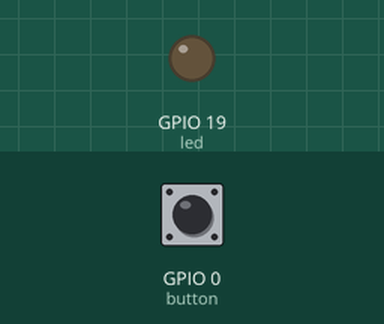
Bench run of a program on a simulated ESP32 board running MicroPython. On the bench: output pins drawn as LEDs (lit = HIGH). Inputs (shaded band) come from the test bench; at power-on: GPIO 0 (button) HIGH. WiFi joins after 1.5 s; no MQTT or app messages arrive unless stated; values from a settings file that is not in the repository are placeholders; what the program prints to the serial console is not drawn.

Above: at 3.3 s.
3.4 s: GPIO 0 (button) pulled LOW for 0.15 s
At 4.4 s:
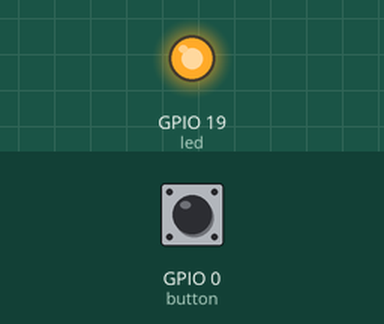
5.0 s: GPIO 0 (button) pulled LOW for 1 s
At 5.6 s:
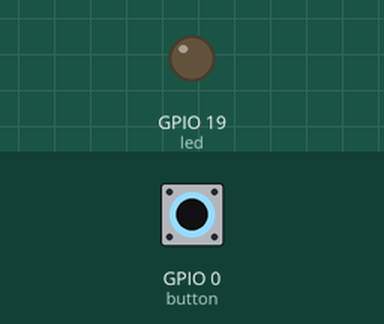
7.5 s: GPIO 0 (button) pulled LOW for 3.2 s
At 8.5 s:
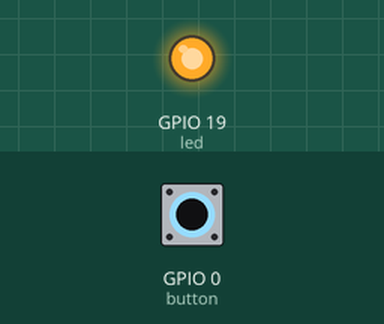
Timing chart, 0 to 10.5 s (numbered marks = the images above; inputs shaded):
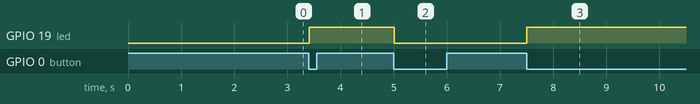

The program:

led_control.py
```python
import network
import time
from machine import Pin
from umqtt.simple import MQTTClient
import wifi_config

# WiFi接続
def connect_wifi():
    wlan = network.WLAN(network.STA_IF)
    wlan.active(True)
    wlan.connect(wifi_config.WIFI_SSID, wifi_config.WIFI_PASSWORD)
    while not wlan.isconnected():
        time.sleep(1)
    print("WiFi connected:", wlan.ifconfig())

# LED制御
led = Pin(19, Pin.OUT)

# BOOTボタン(GPIO0)でLEDトグル用（プルアップなので押下で Low）
button = Pin(0, Pin.IN, Pin.PULL_UP)

# デバウンス管理
_last_press_ms = 0
_press_flag = False
_need_status_publish = False  # LED状態をMQTTへ送る要求フラグ

def _button_irq(pin):
    # IRQ内では重い処理(MQTT publish)をしない。フラグだけ。
    global _last_press_ms, _press_flag
    now = time.ticks_ms()
    # 80ms デバウンス
    if time.ticks_diff(now, _last_press_ms) > 80:
        _last_press_ms = now
        _press_flag = True

def set_led(state):
    global _need_status_publish
    led.value(state)
    _need_status_publish = True  # 実際のpublishはメインループで実行

def publish_status():
    # 状態publishを集中管理し、例外を表示して原因を把握しやすくする
    payload = b"on" if led.value() else b"off"
    client.publish(wifi_config.MQTT_TOPIC_STATUS, payload)
    #print('[DBG] published status', payload)

def mqtt_callback(topic, msg):
    if topic == wifi_config.MQTT_TOPIC_CMD.encode():
        if msg == b"on":
            set_led(1)
        elif msg == b"off":
            set_led(0)
        elif msg == b"status":
            publish_status()

# メイン処理
connect_wifi()
client = MQTTClient("esp32", wifi_config.MQTT_BROKER, port=wifi_config.MQTT_PORT, keepalive=30)
client.set_callback(mqtt_callback)
client.connect()
client.subscribe(wifi_config.MQTT_TOPIC_CMD)

# ボタンIRQ登録（接続後に設定）
button.irq(trigger=Pin.IRQ_FALLING, handler=_button_irq)

print("MQTT connected, waiting for commands...")
_last_ping_ms = time.ticks_ms()

while True:
    # MQTT受信処理（非ブロッキング）
    try:
        client.check_msg()
    except Exception as e:
        print('[ERR] check_msg', e)

    # ボタン押下フラグ処理（メインループ側でトグル）
    if _press_flag:
        _press_flag = False
        new_state = 0 if led.value() else 1
        set_led(new_state)

    # 状態publish要求があれば送信
    if _need_status_publish:
        try:
            publish_status()
        except Exception as e:
            print('[ERR] publish_status', e)
        _need_status_publish = False

    # 定期PINGで接続維持（keepalive補助）
    if time.ticks_diff(time.ticks_ms(), _last_ping_ms) > 10000:  # 10s
        try:
            client.ping()
            #print('[DBG] ping')
        except Exception as e:
            print('[ERR] ping', e)
        _last_ping_ms = time.ticks_ms()

    time.sleep(0.02)
```

Measured:
- after the input at 3.4 s, GPIO 19 (led): LOW → HIGH at once
- after the input at 5.0 s, GPIO 19 (led): HIGH → LOW at once
- after the input at 7.5 s, GPIO 19 (led): LOW → HIGH at once
